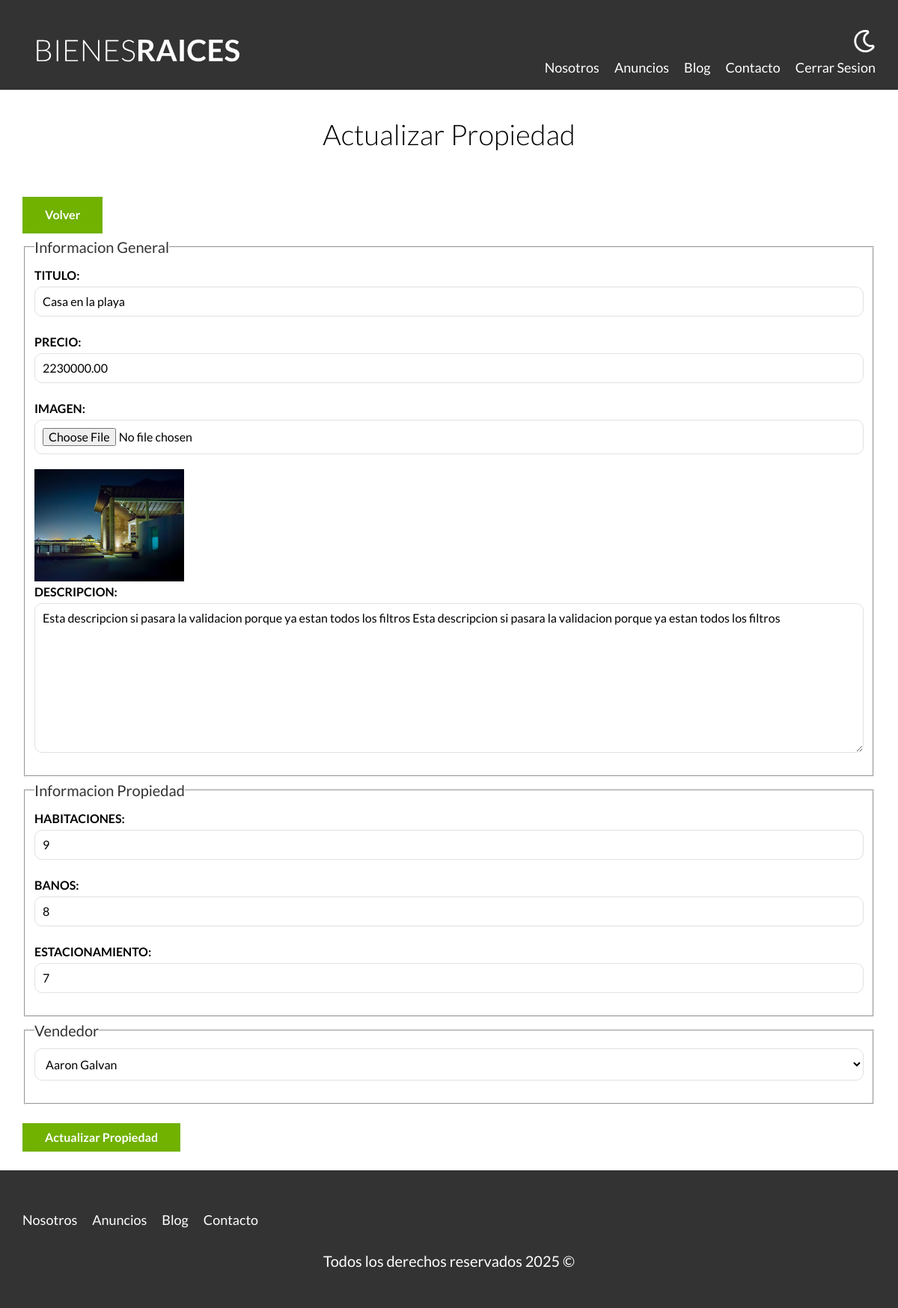
The app's page /bienesraices/bienesraices/admin/propiedades/actualizar.php?id=8 (signed in) with its own data.
### tables this page shows
CREATE TABLE `propiedades` (
  `id` int NOT NULL AUTO_INCREMENT,
  `titulo` varchar(45) DEFAULT NULL,
  `precio` decimal(10,2) DEFAULT NULL,
  `imagen` varchar(200) DEFAULT NULL,
  `descripcion` longtext,
  `habitaciones` int DEFAULT NULL,
  `wc` int DEFAULT NULL,
  `estacionamiento` int DEFAULT NULL,
  `creado` date DEFAULT NULL,
  `vendedorId` int NOT NULL,
  PRIMARY KEY (`id`),
  KEY `fk_propiedades_vendedores_idx` (`vendedorId`),
  CONSTRAINT `fk_propiedades_vendedores` FOREIGN KEY (`vendedorId`) REFERENCES `vendedores` (`id`)
);

CREATE TABLE `vendedores` (
  `id` int NOT NULL AUTO_INCREMENT,
  `nombre` varchar(45) DEFAULT NULL,
  `apellido` varchar(45) DEFAULT NULL,
  `telefono` varchar(10) DEFAULT NULL,
  PRIMARY KEY (`id`)
);

### bienesraices/bienesraices/admin/propiedades/actualizar.php (the view, shortened to what this page needs)
<?php
    $id = $_GET['id'];
    $id = filter_var($id, FILTER_VALIDATE_INT);
    $db = conectarDB();
    $consulta = "SELECT * FROM propiedades WHERE id = $id";
    $resultado = mysqli_query($db, $consulta);
    $propiedad = mysqli_fetch_assoc($resultado);
    $consulta = "SELECT * FROM vendedores";
    $resultado = mysqli_query($db, $consulta);
    $titulo = $propiedad['titulo'];
    $precio = $propiedad['precio'];
    $descripcion = $propiedad['descripcion'];
    $habitaciones = $propiedad['habitaciones'];
    $wc = $propiedad['wc'];
    $estacionamiento = $propiedad['estacionamiento'];
    $vendedorId = $propiedad['vendedorId'];
    $imagenPropiedad = $propiedad['imagen'];
?>
    <main class="contenedor seccion">
        <h1>Actualizar Propiedad</h1>
        <a href="/admin" class="boton boton-verde">Volver</a>
        <form class="formulario" method="POST" enctype="multipart/form-data">
            <fieldset>
                <legend>Informacion General</legend>
                <label for="titulo">Titulo:</label>
                <input type="text" id="titulo" name="titulo" placeholder="Titulo Propiedad" value="<?php echo $titulo; ?>">
                <label for="precio">Precio:</label>
                <input type="number" id="precio" name="precio" placeholder="Precio Propiedad" value="<?php echo $precio; ?>">
                <label for="imagen">Imagen:</label>
                <input type="file" id="imagen" accept="image/jpeg, image/png" name="imagen">
                <img src="/imagenes/<?php echo $imagenPropiedad; ?>" class="imagen-small">
                <label for="descripcion">Descripcion:</label>
                <textarea id="descripcion" name="descripcion"><?php echo $descripcion; ?></textarea>
            </fieldset>
            <fieldset>
                <legend>Informacion Propiedad</legend>
                <label for="habitaciones">Habitaciones:</label>
                <input
                    type="number"
                    id="habitaciones"
                    name="habitaciones"
                    placeholder="Ej: 3"
                    min="1"
                    max="9"
                    value="<?php echo $habitaciones; ?>">
                <label for="wc">Banos:</label>
                <input type="number" id="wc" name="wc" placeholder="Ej: 3" min="1" max="9" value="<?php echo $wc; ?>">
                <label for="estacionamiento">Estacionamiento:</label>
                <input type="number" id="estacionamiento" name="estacionamiento" placeholder="Ej: 3" min="1" max="9" value="<?php echo $estacionamiento; ?>">
            </fieldset>
            <fieldset>
                <legend>Vendedor</legend>
                <select name="vendedor">
                    <?php while($vendedor = mysqli_fetch_assoc($resultado) ): ?>
                        <option  <?php echo $vendedorId === $vendedor['id'] ? 'selected' : ''; ?>  value="<?php echo $vendedor['id']; ?>"> <?php echo $vendedor['nombre'] . " " . $vendedor['apellido']; ?> </option>
                    <?php endwhile; ?>
                </select>
            </fieldset>
            <input type="submit" value="Actualizar Propiedad" class="boton boton-verde">
        </form>
    </main>

### bienesraices/bienesraices/build/css/app.css (style rules this page uses)
html { -webkit-text-size-adjust:100%;line-height:1.15 }
body { margin:0 }
main { display:block }
h1 { font-size:2em;margin:.67em 0 }
a { background-color:transparent }
img { border-style:none }
button,input,optgroup,select,textarea { font-family:inherit;font-size:100%;line-height:1.15;margin:0 }
button,input { overflow:visible }
button,select { text-transform:none }
[type=button],[type=reset],[type=submit],button { -webkit-appearance:button }
fieldset { padding:.35em .75em .625em }
legend { box-sizing:border-box;color:inherit;display:table;max-width:100%;padding:0;white-space:normal }
textarea { overflow:auto }
html { box-sizing:border-box;font-size:62.5% }
*,:after,:before { box-sizing:inherit }
body { font-family:Lato,sans-serif;font-size:1.6rem;line-height:1.8 }
.contenedor { margin:0 auto;max-width:120rem;width:95% }
a { text-decoration:none }
img,picture { display:block;width:100% }
h1,h2,h3 { font-family:Lato,sans-serif;font-weight:300;margin:2.5rem 0;text-align:center }
h1 { font-size:3.8rem }
.seccion { margin-bottom:2.5rem;margin-top:2.5rem }
.boton-verde { background-color:#71b100;border:none;color:#fff;display:inline-block;font-weight:700;margin-top:2.5rem;padding:1rem 3rem;text-align:center;text-decoration:none }
.formulario legend { color:#333;font-size:2rem }
.formulario label { display:block;font-weight:700;text-transform:uppercase }
.formulario input:not([type=submit]),.formulario select,.formulario textarea { background-color:#fff;border:1px solid #e1e1e1;border-radius:1rem;display:block;margin-bottom:2rem;padding:1rem;width:100% }
.formulario textarea { height:20rem }
.imagen-small { width:20rem }

### records on screen
propiedades: titulo "Casa en la playa", precio "2230000.00", imagen (picture), descripcion "Esta descripcion si pasara la validacion porque ya estan todos los filtros Esta descripcion si pasara la validacion porque ya estan todos los filtros", habitaciones "9", wc "8", estacionamiento "7", vendedor "Aaron Galvan"
